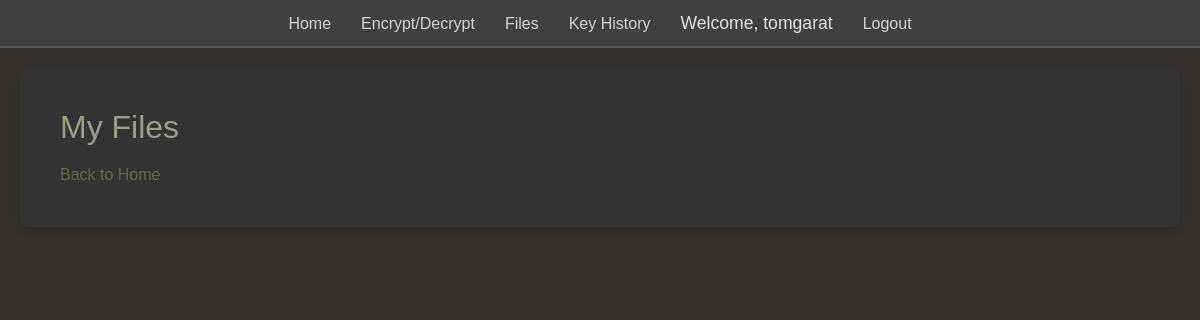
The page /files (signed in) on the database as committed earlier.
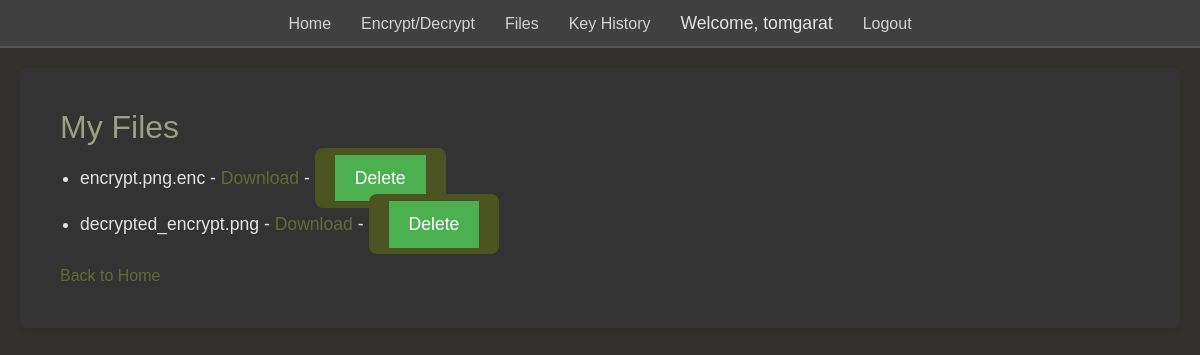
The same page on the database as committed later.
### app.py (models this page shows, shortened)
class User(UserMixin, db.Model):
    id = db.Column(db.Integer, primary_key=True)
    username = db.Column(db.String(20), unique=True, nullable=False)
    email = db.Column(db.String(120), unique=True, nullable=False)
    password = db.Column(db.String(60), nullable=False)
    keys = db.Column(db.Text, nullable=False, default='')
    otp_secret = db.Column(db.String(16))
    role = db.Column(db.String(10), default='user')

class File(db.Model):
    id = db.Column(db.Integer, primary_key=True)
    user_id = db.Column(db.Integer, db.ForeignKey('user.id'), nullable=False)
    filename = db.Column(db.String(100), nullable=False)
    file_type = db.Column(db.String(50))
    file_size = db.Column(db.Integer)
    file_path = db.Column(db.String(200), nullable=False)
    uploaded_at = db.Column(db.DateTime, default=datetime.utcnow)
    user = db.relationship('User')

### app.py (the view)
@app.route('/files')
@login_required
def list_files():
    files = File.query.filter_by(user_id=current_user.id).all()
    return render_template('files.html', files=files)

### app.py (called while the page is built)
@login_manager.user_loader
def load_user(user_id):
    return User.query.get(int(user_id))

### templates/files.html (shortened to what this page needs)
{% extends "base.html" %}
{% block content %}
<h2>My Files</h2>
<ul>
    {% for file in files %}
        <li>{{ file.filename }} - <a href="{{ url_for('download_file', file_id=file.id) }}">Download</a> -
        <form method="POST" action="{{ url_for('delete_file', file_id=file.id) }}" style="display:inline;">
            <button type="submit">Delete</button>
        </form>
        </li>
    {% endfor %}
</ul>
<a href="{{ url_for('home') }}">Back to Home</a>
{% endblock %}

### templates/base.html (shortened to what this page needs)
<!DOCTYPE html>
<html lang="en">
<head>
    <link rel="stylesheet" href="{{ url_for('static', filename='css/style.css') }}">
<link rel="stylesheet" href="https://stackpath.bootstrapcdn.com/bootstrap/4.5.2/css/bootstrap.min.css">
<link rel="stylesheet" href="https://stackpath.bootstrapcdn.com/bootstrap/4.5.2/css/bootstrap.min.css">
<link rel="stylesheet" href="{{ url_for('static', filename='css/custom.css') }}">
</head>
<body>
    <header>
        <nav>
            <ul>
                <li><a href="{{ url_for('home') }}">Home</a></li>
                <li><a href="{{ url_for('encrypt_decrypt') }}">Encrypt/Decrypt</a></li>
                <li><a href="{{ url_for('list_files') }}">Files</a></li>
                <li><a href="{{ url_for('key_history') }}">Key History</a></li>
                {% if current_user.is_authenticated %}
                    <li>Welcome, {{ current_user.username }}</li>
                    <li><a href="{{ url_for('logout') }}">Logout</a></li>
                {% else %}
                    <li><a href="{{ url_for('login') }}">Login</a></li>
                    <li><a href="{{ url_for('register') }}">Register</a></li>
                {% endif %}
            </ul>
        </nav>
    </header>
    <main>
        {% block content %}{% endblock %}
    </main>
</body>
</html>

### static/css/style.css (style rules this page uses)
body { background-color: #2E2E2E; color: #D3D3D3; font-family: 'Segoe UI', Tahoma, Geneva, Verdana, sans-serif; line-height: 1.6; padding-bottom: 50px; }
header { background-color: #404040; padding: 10px 0; text-align: left; border-bottom: 2px solid #555; }
header nav ul { list-style: none; padding: 0; margin: 0 20px; display: flex; align-items: center; }
header nav ul li { margin: 0 15px; }
header nav ul li a { color: #D3D3D3; text-decoration: none; font-size: 16px; transition: color 0.3s; }
main { padding: 20px; text-align: left; margin: 20px; background: #333; border-radius: 8px; box-shadow: 0 4px 8px rgba(0,0,0,0.1); }
h1, h2, h3, h4, h5, h6 { color: #B5B5B5; }
p, li { color: #E3E3E3; font-size: 1.1rem; }
ul { padding-left: 20px; }
a { color: #9ACD32; }
button { background-color: #4CAF50; color: white; border: none; padding: 10px 20px; border-radius: 5px; transition: background-color 0.3s ease; }
header nav ul { display: flex; flex-direction: column; align-items: center; }
header nav ul li { width: 100%; text-align: center; }
@media (min-width: 768px) { header nav ul { flex-direction: row; justify-content: center; } }
@media (min-width: 768px) { header nav ul li { width: auto; } }
main { padding: 20px; overflow-x: auto; }
@media (min-width: 768px) { main { padding: 40px; } }
header nav ul li a { transition: color 0.3s ease, transform 0.3s ease; }
form button { transition: background-color 0.3s ease, transform 0.3s ease; }

### static/css/custom.css (style rules this page uses)
:root { --kaki-dark: #4B5320; --kaki-light: #9C9F84; --background-dark: #33312E; --text-light: #F4F4F4; --accent-color: #606C38; }
body { background-color: var(--background-dark); color: var(--text-light); font-family: 'Arial', sans-serif; }
form { background-color: var(--kaki-dark); padding: 20px; border-radius: 8px; }
a { color: var(--accent-color); }
h1, h2, h3, h4, h5, h6 { color: var(--kaki-light); }

Rows that differ between the two databases and show on the page:
added File: filename "encrypt.png.enc"
added File: filename "decrypted_encrypt.png"
